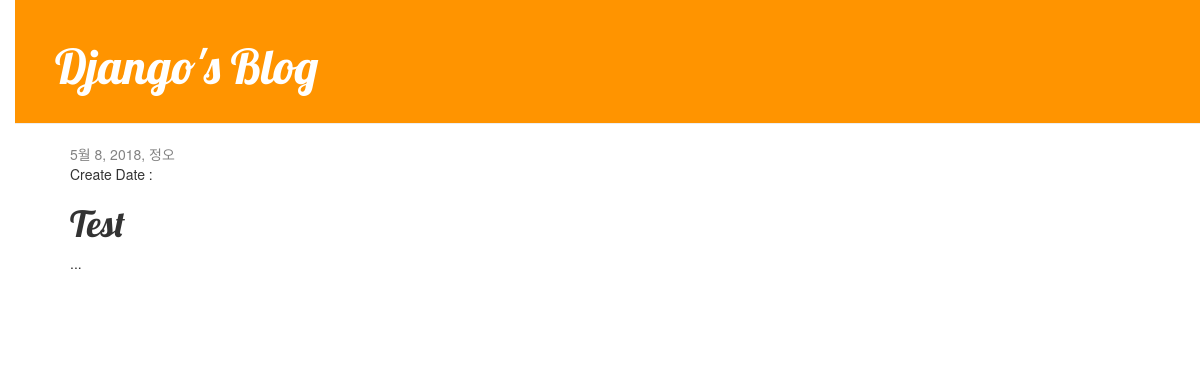
/post/1/, run on an earlier commit of the app's database.
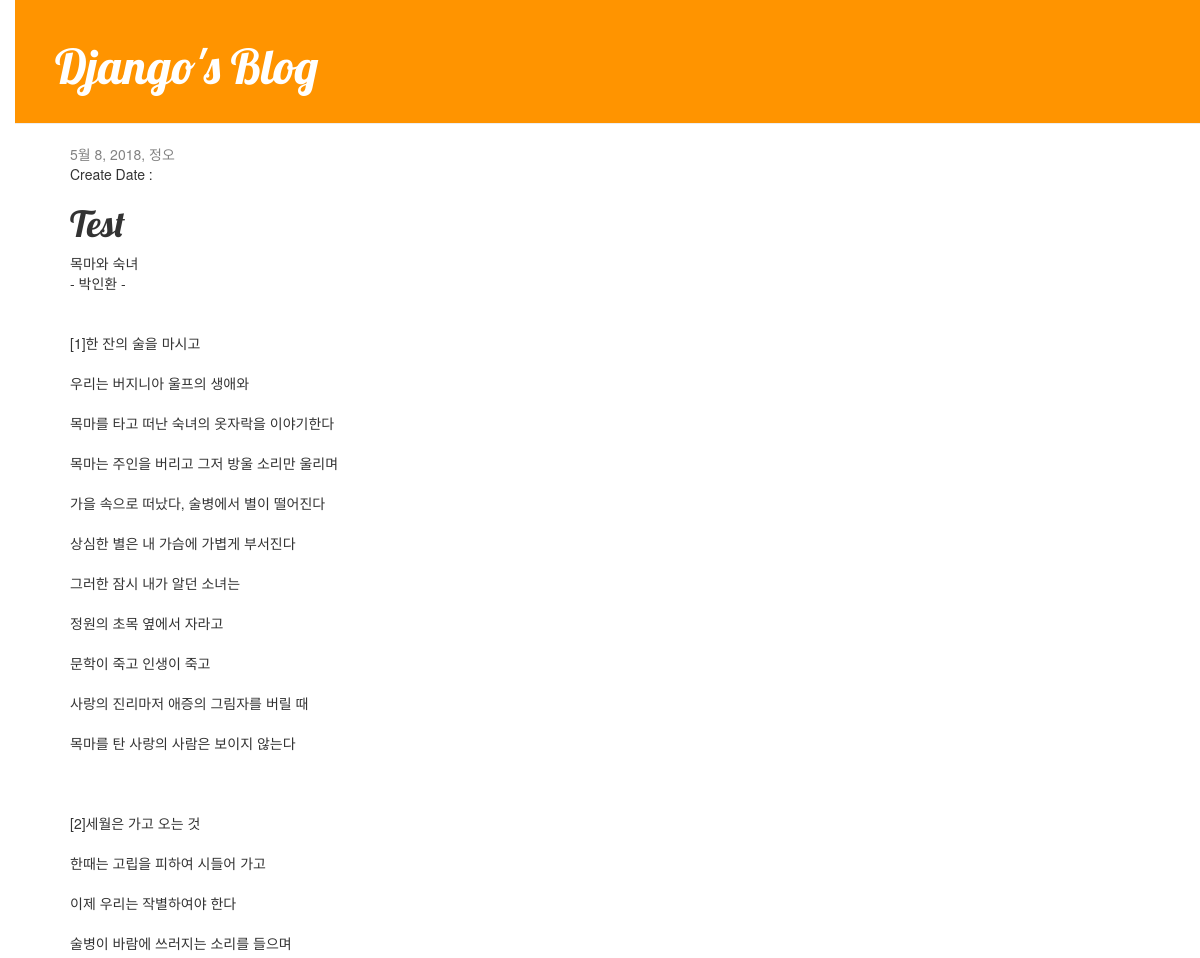
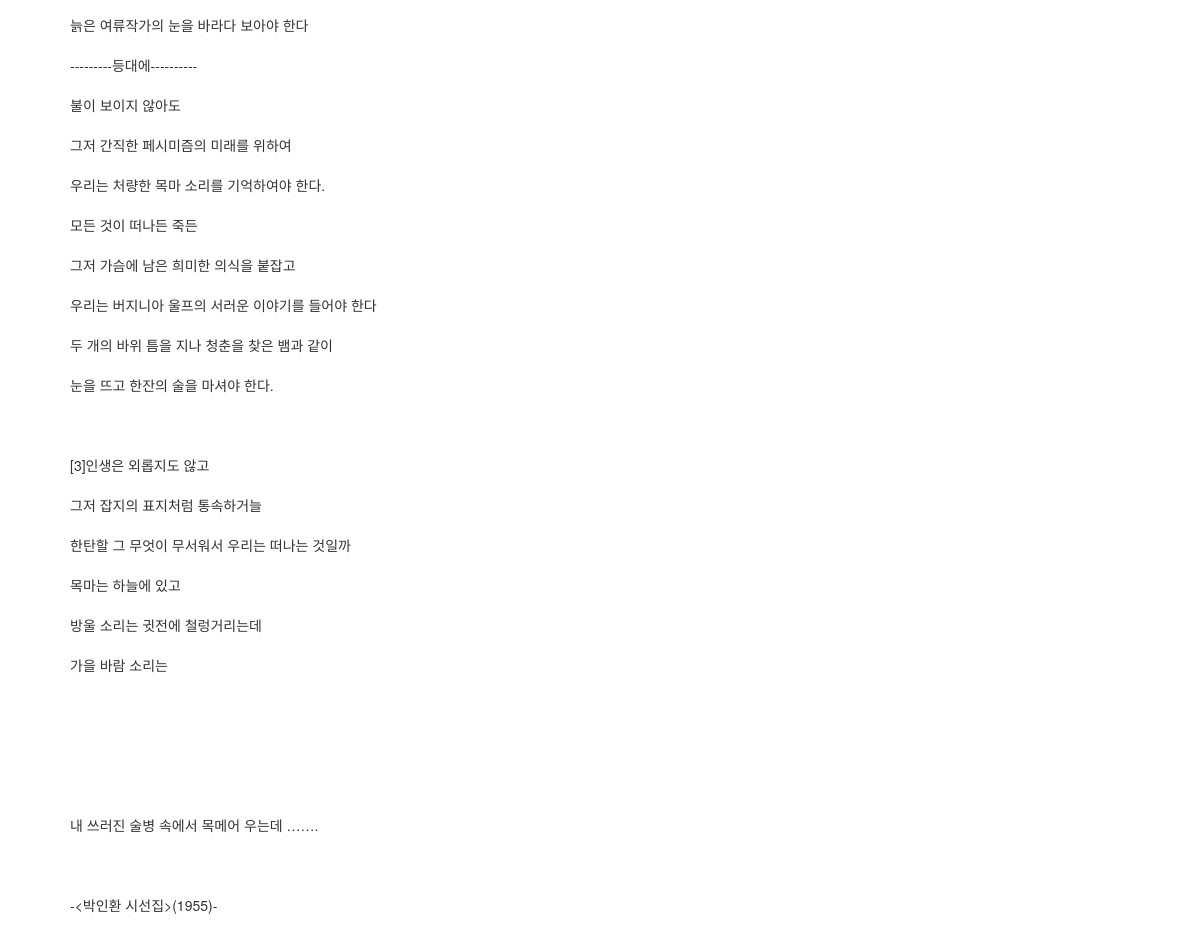
And on a later commit of the database (2 pictures, top to bottom).
### blog/models.py (models this page shows, shortened)
class Post(models.Model):
    author = models.ForeignKey('auth.User')
    title = models.CharField(max_length=200)
    text = models.TextField()
    created_date = models.DateTimeField(default=timezone.now)
    published_date = models.DateTimeField(blank=True, null=True)

### blog/views.py (the view)
# urls.py: url(r'^post/(?P<pk>\d+)/$', views.post_detail, name='post_detail'),
def post_detail(request, pk):
    post = get_object_or_404(Post, pk=pk)
    return render(request, 'blog/post_detail.html', {'post': post})

### blog/templates/blog/post_detail.html
{% extends 'blog/base.html' %}
    {% block content %}
    <div class="post">
        {% if post.published_date %}
        <div class="date">
            {{ post.published_date }}
        </div>
        {% endif %}
        <p>Create Date : </p>
        <h1>{{ post.title }}</h1>
        <p>{{ post.text|linebreaksbr }}</p>
    </div>
{% endblock %}

What changed in the data, as far as the page shows it:
changed Post "Test": text "..." → "목마와 숙녀 - 박인환 - [1]한 잔의 술을 마시고 우리는 버지니아 울프의 생애와 목마를 타고 떠난 숙녀의 옷자락을 이야기한다 목마는 주인을 버리고 그저 방울 소리만 울리며 가을 속으로 떠났다, 술병에서 별이 떨어진다 상심한 별은 내 가슴에 가볍게 부서진다 그러한 잠시 내가 알던 소녀는 정원의 초목 옆에서 자라고 문학이 죽고 인생이 죽고 사랑의 진리마저 애증의 그림자를 버릴 때 목마를 탄 사랑의 사람은 보이지 않는다 [2]세월은 가고 오는 것 한때는 고립을 피하여 시들어 가고 이제 우리는 작별하여야 한다 술병이 바람에 쓰러지는 소리를 들으며 늙은 여류작가의 눈을 바라다 보아야 한다 ---------등대에---------- 불이 보이지 않아도 그저 간직한 페시미즘의 미래를 위하여 우리는 처량한 목마 소리를 기억하여야 한다. 모든 것이 떠나든 죽든 그저 가슴에 남은 희미한 의식을 붙잡고 우리는 버지니아 울프의 서러운 이야기를 들어야 한다 두 개의 바위 틈을 지나 청춘을 찾은 뱀과 같이 눈을 뜨고 한잔의 술을 마셔야 한다. [3]인생은 외롭지도 않고 그저 잡지의 표지처럼 통속하거늘 한탄할 그 무엇이 무서워서 우리는 떠나는 것일까 목마는 하늘에 있고 방울 소리는 귓전에 철렁거리는데 가을 바람 소리는 내 쓰러진 술병 속에서 목메어 우는데 ……. -<박인환 시선집>(1955)-"
